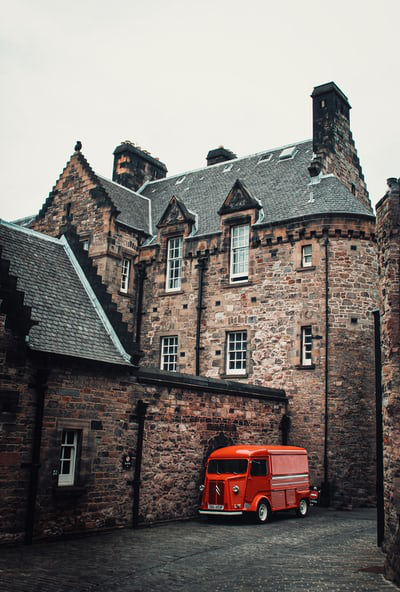
#> input picture image/img25.png, 400 x 592 px, found by its file name
$ jupyter execute --allow-errors LSB.ipynb   (shell and % lines are left out)
#> lines starting #> are read from the running program, lines starting #| are printed output that depends on the picture; long printed decimals are rounded
[cell 1]
# !pip install numpy opencv-python matplotlib scikit-image

[cell 2]
# Install jika belum:
# !pip install numpy opencv-python matplotlib scikit-image

import numpy as np
import cv2
import matplotlib.pyplot as plt
from skimage.metrics import structural_similarity as ssim
from PIL import Image
import random

# 1. Baca gambar sebagai grayscale
img = cv2.imread('img25.png', cv2.IMREAD_GRAYSCALE)
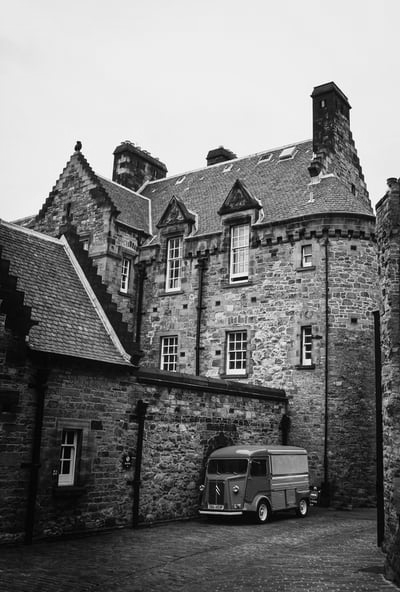
#> img: shape (592, 400); min 0, max 254, mean 121.3

# 2. Tampilkan citra asli dan histogram-nya
fig, ax = plt.subplots(1, 2, figsize=(12, 5))
ax[0].imshow(img, cmap='gray')
ax[0].set_title("Citra Asli")
ax[0].axis('off')
ax[1].hist(img.ravel(), bins=256, color='gray')
ax[1].set_title("Histogram Citra Asli")
ax[1].set_xlim([0, 255])
plt.tight_layout()
plt.show()
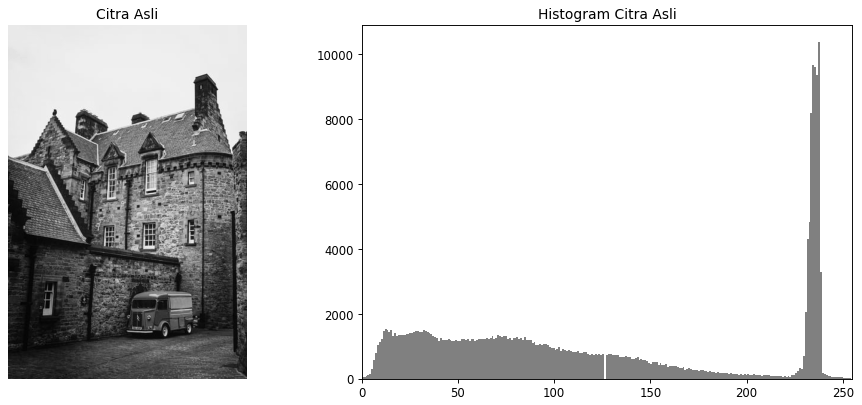
#> figure drawn by matplotlib, 2 panels; panel 2: tallest bar 10372 high, from x = 237.1 to 238.1

# 3. Persiapan penyisipan
height, width = img.shape
#> height = 592; width = 400
total_pixels = height * width
#> total_pixels = 236800
random_bits = np.random.choice([0, 1], total_pixels)

# 4. Lakukan embed 1 LSB
stego = img.copy()
flat_img = img.flatten()
for i in range(total_pixels):
    pixel_bin = np.binary_repr(flat_img[i], width=8)
    new_bin = pixel_bin[:-1] + str(random_bits[i])
    flat_img[i] = int(new_bin, 2)
#> this loop made 236800 passes
#> (pixel_bin, new_bin) on passes 1 to 3: ('11101000', '11101000'), ('11101000', '11101001'), ('11101000', '11101001')
stego = flat_img.reshape(img.shape)

# 5. Tampilkan citra stego dan histogram-nya
fig, ax = plt.subplots(1, 2, figsize=(12, 5))
ax[0].imshow(stego, cmap='gray')
ax[0].set_title("Citra Stego")
ax[0].axis('off')
ax[1].hist(stego.ravel(), bins=256, color='gray')
ax[1].set_title("Histogram Citra Stego")
ax[1].set_xlim([0, 255])
plt.tight_layout()
plt.show()
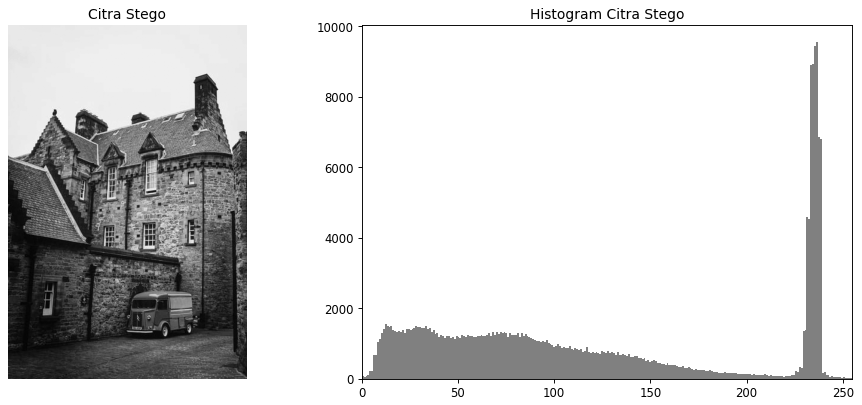
#> figure drawn by matplotlib, 2 panels; panel 2: tallest bar 9541 high, from x = 236.1 to 237.1

# 6. Hitung metrik PSNR, MSE, SSIM
mse = np.mean((img - stego) ** 2)
#> mse = 0.5
psnr = 10 * np.log10(255 ** 2 / mse)
#> psnr = 51.14
ssim_val = ssim(img, stego)
#> ssim_val = 0.998

print(f'PSNR: {psnr:.10f} dB')
#| PSNR: 51.145 dB
print(f'MSE: {mse:.10f}')
#| MSE: 0.4996
print(f'SSIM: {ssim_val:.10f}')
#| SSIM: 0.9976

# 7. Ekstraksi pesan
extracted_bits = []
flat_stego = stego.flatten()
for i in range(total_pixels):
    pixel_bin = np.binary_repr(flat_stego[i], width=8)
    extracted_bits.append(int(pixel_bin[-1]))
#> this loop made 236800 passes
#> pixel_bin on passes 1 to 3: '11101000', '11101001', '11101001'
#> after the loop, extracted_bits = 236800 items

# 8. Validasi keberhasilan ekstraksi
is_equal = np.array_equal(random_bits, extracted_bits)
#> is_equal = True
print("Pesan berhasil diekstraksi kembali:", is_equal)
#| Pesan berhasil diekstraksi kembali: True

[cell 3]
import os
import numpy as np
from PIL import Image
from torch_fidelity import calculate_metrics

# Pastikan folder output untuk referensi dan hasil stego ada
os.makedirs("ref1a", exist_ok=True)  # Folder citra asli
os.makedirs("ref1b", exist_ok=True)  # Folder citra stego

# Pastikan tipe data uint8
img_uint8 = np.uint8(img)
stego_uint8 = np.uint8(stego)

# Konversi grayscale ke RGB untuk keperluan FID
img_rgb = Image.fromarray(img_uint8).convert("RGB")
stego_rgb = Image.fromarray(stego_uint8).convert("RGB")

# Simpan sebagai file PNG
img_rgb.save("ref1a/img.png")
stego_rgb.save("ref1b/img.png")

# Hitung metrik FID
#> (the rest of this cell did not finish here and is left out)

[cell 4]
import numpy as np
import cv2
import matplotlib.pyplot as plt
from skimage.metrics import structural_similarity as ssim

# Baca gambar grayscale
img = cv2.imread('img25.png', cv2.IMREAD_GRAYSCALE)

# Tampilkan citra asli + histogram berdampingan
fig, ax = plt.subplots(1, 2, figsize=(12, 5))
ax[0].imshow(img, cmap='gray')
ax[0].set_title("Citra Asli")
ax[0].axis('off')
ax[1].hist(img.ravel(), bins=256, color='gray')
ax[1].set_title("Histogram Citra Asli")
ax[1].set_xlim([0, 255])
plt.tight_layout()
plt.show()

# Persiapan data
height, width = img.shape
total_pixels = height * width
total_bits = total_pixels * 2  # karena 2 LSB per piksel
#> total_bits = 473600
random_bits = np.random.choice([0, 1], total_bits)

# Proses penyisipan 2 LSB
stego = img.copy().flatten()
for i in range(total_pixels):
    original_bin = np.binary_repr(stego[i], width=8)
    bit1 = str(random_bits[2 * i])
    bit2 = str(random_bits[2 * i + 1])
    new_bin = original_bin[:-2] + bit1 + bit2
    stego[i] = int(new_bin, 2)
#> this loop made 236800 passes
#> (original_bin, new_bin) on passes 1 to 3: ('11101000', '11101010'), ('11101000', '11101000'), ('11101000', '11101011')
stego = stego.reshape(img.shape)

# Tampilkan citra stego + histogram berdampingan
fig, ax = plt.subplots(1, 2, figsize=(12, 5))
ax[0].imshow(stego, cmap='gray')
ax[0].set_title("Citra Stego (2 LSB)")
ax[0].axis('off')
ax[1].hist(stego.ravel(), bins=256, color='gray')
ax[1].set_title("Histogram Citra Stego")
ax[1].set_xlim([0, 255])
plt.tight_layout()
plt.show()
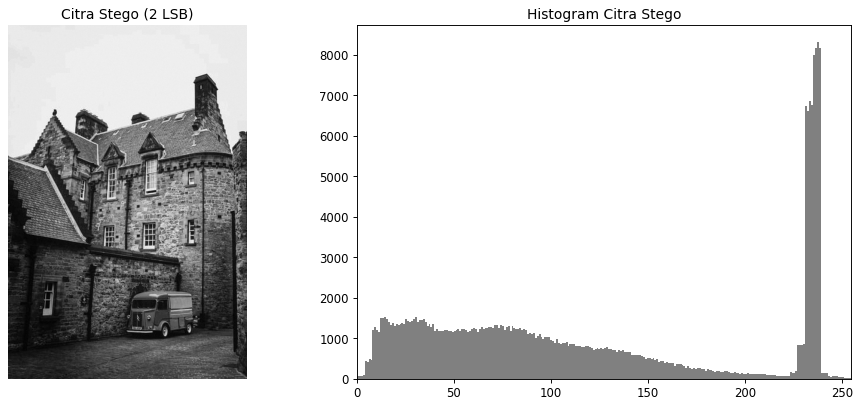
#> figure drawn by matplotlib, 2 panels; panel 2: tallest bar 8303 high, from x = 237.1 to 238.1

# Hitung metrik
mse = np.mean((img - stego) ** 2)
#> mse = 2.48
psnr = 10 * np.log10(255 ** 2 / mse)
#> psnr = 44.18
ssim_val = ssim(img, stego)
#> ssim_val = 0.989

print(f'PSNR: {psnr:.10f} dB')
#| PSNR: 44.179 dB
print(f'MSE: {mse:.10f}')
#| MSE: 2.484
print(f'SSIM: {ssim_val:.10f}')
#| SSIM: 0.9891

# Ekstraksi pesan dari 2 LSB
extracted_bits = []
flat_stego = stego.flatten()
for i in range(total_pixels):
    stego_bin = np.binary_repr(flat_stego[i], width=8)
    extracted_bits.append(int(stego_bin[-2]))  # LSB kedua
    extracted_bits.append(int(stego_bin[-1]))  # LSB pertama
#> this loop made 236800 passes
#> stego_bin on passes 1 to 3: '11101010', '11101000', '11101011'
#> after the loop, extracted_bits = 473600 items

# Validasi
is_equal = np.array_equal(random_bits, extracted_bits)
print("Pesan berhasil diekstraksi kembali:", is_equal)
#| Pesan berhasil diekstraksi kembali: True

[cell 5]
import os
import numpy as np
from PIL import Image
from torch_fidelity import calculate_metrics

# Pastikan folder output untuk referensi dan hasil stego ada
os.makedirs("ref2a", exist_ok=True)  # Folder citra asli
os.makedirs("ref2b", exist_ok=True)  # Folder citra stego

# Pastikan tipe data uint8
img_uint8 = np.uint8(img)
stego_uint8 = np.uint8(stego)

# Konversi grayscale ke RGB untuk keperluan FID
img_rgb = Image.fromarray(img_uint8).convert("RGB")
stego_rgb = Image.fromarray(stego_uint8).convert("RGB")

# Simpan sebagai file PNG
img_rgb.save("ref2a/img.png")
stego_rgb.save("ref2b/img.png")

# Hitung metrik FID
#> (the rest of this cell did not finish here and is left out)

[cell 6]
import numpy as np
import cv2
import matplotlib.pyplot as plt
from skimage.metrics import structural_similarity as ssim

# Baca gambar grayscale
img = cv2.imread('img25.png', cv2.IMREAD_GRAYSCALE)

# Tampilkan citra asli dan histogram-nya berdampingan
fig, ax = plt.subplots(1, 2, figsize=(12, 5))
ax[0].imshow(img, cmap='gray')
ax[0].set_title("Citra Asli")
ax[0].axis('off')
ax[1].hist(img.ravel(), bins=256, color='gray')
ax[1].set_title("Histogram Citra Asli")
ax[1].set_xlim([0, 255])
plt.tight_layout()
plt.show()

# Persiapan embedding
height, width = img.shape
total_pixels = height * width
total_bits = total_pixels * 3  # karena 3 bit per piksel
#> total_bits = 710400
random_bits = np.random.choice([0, 1], total_bits)

# Proses penyisipan 3 LSB
stego = img.copy().flatten()
for i in range(total_pixels):
    original_bin = np.binary_repr(stego[i], width=8)
    b1 = str(random_bits[3 * i])
    b2 = str(random_bits[3 * i + 1])
    b3 = str(random_bits[3 * i + 2])
    new_bin = original_bin[:-3] + b1 + b2 + b3
    stego[i] = int(new_bin, 2)
#> this loop made 236800 passes
#> (original_bin, new_bin) on passes 1 to 3: ('11101000', '11101111'), ('11101000', '11101111'), ('11101000', '11101101')
stego = stego.reshape(img.shape)

# Tampilkan citra stego dan histogram-nya berdampingan
fig, ax = plt.subplots(1, 2, figsize=(12, 5))
ax[0].imshow(stego, cmap='gray')
ax[0].set_title("Citra Stego (3 LSB)")
ax[0].axis('off')
ax[1].hist(stego.ravel(), bins=256, color='gray')
ax[1].set_title("Histogram Citra Stego")
ax[1].set_xlim([0, 255])
plt.tight_layout()
plt.show()
#> figure, not shown here; panel 2: tallest bar 7580 high, from x = 233.1 to 234.1

# Hitung metrik evaluasi
mse = np.mean((img - stego) ** 2)
psnr = 10 * np.log10(255 ** 2 / mse)
ssim_val = ssim(img, stego)

print(f'PSNR: {psnr:.10f} dB')
#| PSNR: 38.031 dB
print(f'MSE: {mse:.10f}')
#| MSE: 10.234
print(f'SSIM: {ssim_val:.10f}')
#| SSIM: 0.9605

# Ekstraksi pesan dari 3 LSB
extracted_bits = []
flat_stego = stego.flatten()
for i in range(total_pixels):
    stego_bin = np.binary_repr(flat_stego[i], width=8)
    extracted_bits.append(int(stego_bin[-3]))  # bit ke-6 (LSB ke-3)
    extracted_bits.append(int(stego_bin[-2]))  # bit ke-7 (LSB ke-2)
    extracted_bits.append(int(stego_bin[-1]))  # bit ke-8 (LSB ke-1)

# Validasi apakah pesan berhasil diekstraksi
is_equal = np.array_equal(random_bits, extracted_bits)
print("Pesan berhasil diekstraksi kembali:", is_equal)
#| Pesan berhasil diekstraksi kembali: True

[cell 7]
import os
import numpy as np
from PIL import Image
from torch_fidelity import calculate_metrics

# Pastikan folder output untuk referensi dan hasil stego ada
os.makedirs("ref3a", exist_ok=True)  # Folder citra asli
os.makedirs("ref3b", exist_ok=True)  # Folder citra stego

# Pastikan tipe data uint8
img_uint8 = np.uint8(img)
stego_uint8 = np.uint8(stego)

# Konversi grayscale ke RGB untuk keperluan FID
img_rgb = Image.fromarray(img_uint8).convert("RGB")
stego_rgb = Image.fromarray(stego_uint8).convert("RGB")

# Simpan sebagai file PNG
img_rgb.save("ref3a/img.png")
stego_rgb.save("ref3b/img.png")

# Hitung metrik FID
#> (the rest of this cell did not finish here and is left out)

$ run again, with image/img1.png copied over image/img25.png
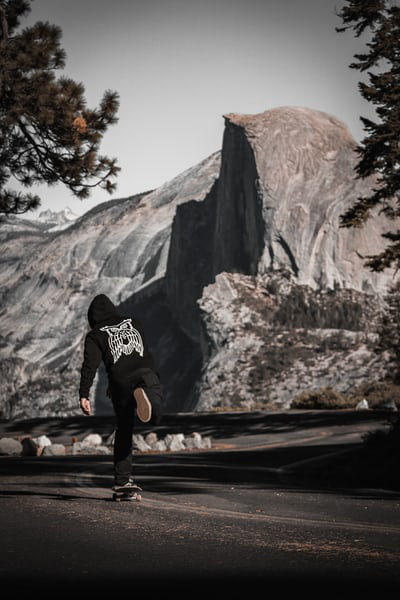
#> input picture image/img1.png, 400 x 600 px, found by its file name
#> the loop `for i in range(total_pixels):` made 240000 passes
#> (pixel_bin, new_bin) on passes 1 to 3: ('00001010', '00001010'), ('00001101', '00001101'), ('00010001', '00010001')
#> `mse = np.mean((img - stego) ** 2)`: mse = 0.499
#> `psnr = 10 * np.log10(255 ** 2 / mse)`: psnr = 51.15
#> `ssim_val = ssim(img, stego)`: ssim_val = 0.997
#| PSNR: 51.151 dB
#| MSE: 0.4989
#| SSIM: 0.9967
#> the loop `for i in range(total_pixels):` made 240000 passes
#> pixel_bin on passes 1 to 3: '00001010', '00001101', '00010001'
#> after the loop `for i in range(total_pixels):`: extracted_bits = 240000 items
#> is_equal = True
#| Pesan berhasil diekstraksi kembali: True
#> the loop `for i in range(total_pixels):` made 240000 passes
#> (original_bin, new_bin) on passes 1 to 3: ('00001010', '00001000'), ('00001101', '00001100'), ('00010001', '00010001')
#> `plt.show()`:
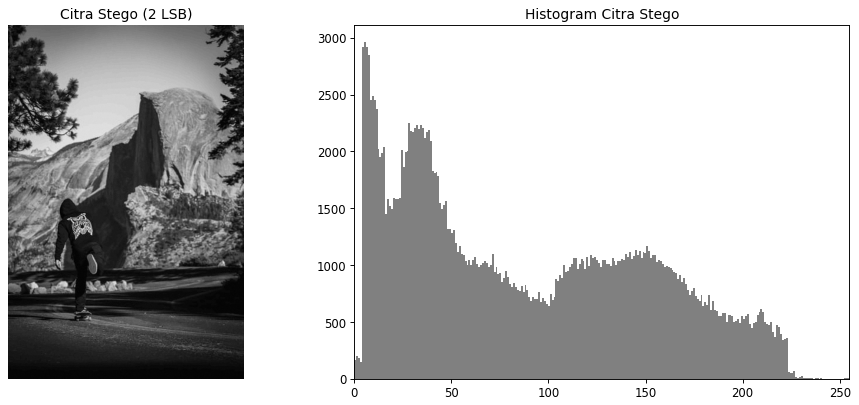
#> figure drawn by matplotlib, 2 panels; panel 2: tallest bar 2960 high, from x = 4.98 to 5.98
#> `mse = np.mean((img - stego) ** 2)`: mse = 2.51
#> `psnr = 10 * np.log10(255 ** 2 / mse)`: psnr = 44.14
#> `ssim_val = ssim(img, stego)`: ssim_val = 0.984
#| PSNR: 44.140 dB
#| MSE: 2.507
#| SSIM: 0.9841
#> the loop `for i in range(total_pixels):` made 240000 passes
#> stego_bin on passes 1 to 3: '00001000', '00001100', '00010001'
#> after the loop `for i in range(total_pixels):`: extracted_bits = 480000 items
#| Pesan berhasil diekstraksi kembali: True
#> the loop `for i in range(total_pixels):` made 240000 passes
#> (original_bin, new_bin) on passes 1 to 3: ('00001010', '00001000'), ('00001101', '00001101'), ('00010001', '00010101')
#> `plt.show()`:
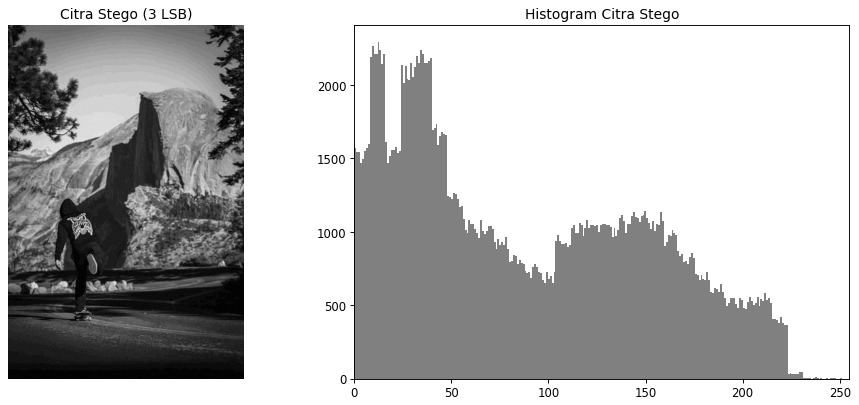
#> figure drawn by matplotlib, 2 panels; panel 2: tallest bar 2291 high, from x = 11.95 to 12.95
#| PSNR: 37.879 dB
#| MSE: 10.597
#| SSIM: 0.9392
#| Pesan berhasil diekstraksi kembali: True

$ run again, with image/img10.png copied over image/img25.png
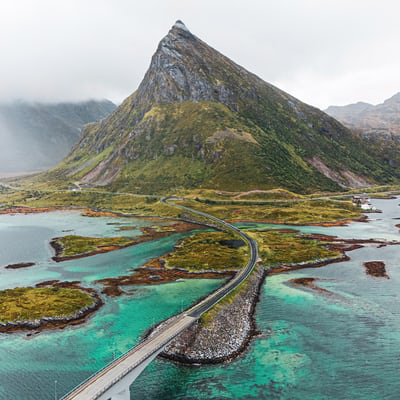
#> input picture image/img10.png, 400 x 400 px, found by its file name
#> `img = cv2.imread('img25.png', cv2.IMREAD_GRAYSCALE)`:
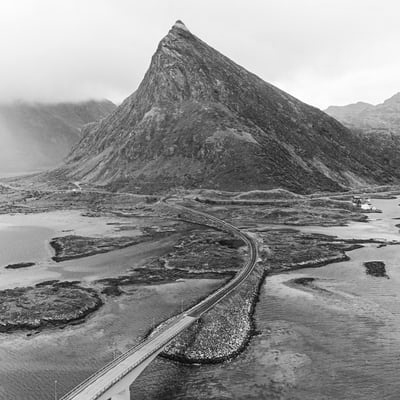
#> img: shape (400, 400); min 3, max 255, mean 142.3
#> the loop `for i in range(total_pixels):` made 160000 passes
#> (pixel_bin, new_bin) on passes 1 to 3: ('11111100', '11111100'), ('11111100', '11111101'), ('11111100', '11111101')
#> `mse = np.mean((img - stego) ** 2)`: mse = 0.501
#> `psnr = 10 * np.log10(255 ** 2 / mse)`: psnr = 51.13
#> `ssim_val = ssim(img, stego)`: ssim_val = 0.997
#| PSNR: 51.134 dB
#| MSE: 0.5008
#| SSIM: 0.9973
#> the loop `for i in range(total_pixels):` made 160000 passes
#> pixel_bin on passes 1 to 3: '11111100', '11111101', '11111101'
#> after the loop `for i in range(total_pixels):`: extracted_bits = 160000 items
#> is_equal = True
#| Pesan berhasil diekstraksi kembali: True
#> the loop `for i in range(total_pixels):` made 160000 passes
#> (original_bin, new_bin) on passes 1 to 3: ('11111100', '11111101'), ('11111100', '11111111'), ('11111100', '11111101')
#> `mse = np.mean((img - stego) ** 2)`: mse = 2.51
#> `psnr = 10 * np.log10(255 ** 2 / mse)`: psnr = 44.14
#> `ssim_val = ssim(img, stego)`: ssim_val = 0.987
#| PSNR: 44.137 dB
#| MSE: 2.508
#| SSIM: 0.9873
#> the loop `for i in range(total_pixels):` made 160000 passes
#> stego_bin on passes 1 to 3: '11111101', '11111111', '11111101'
#> after the loop `for i in range(total_pixels):`: extracted_bits = 320000 items
#| Pesan berhasil diekstraksi kembali: True
#> the loop `for i in range(total_pixels):` made 160000 passes
#> (original_bin, new_bin) on passes 1 to 3: ('11111100', '11111110'), ('11111100', '11111001'), ('11111100', '11111011')
#> `plt.show()`:
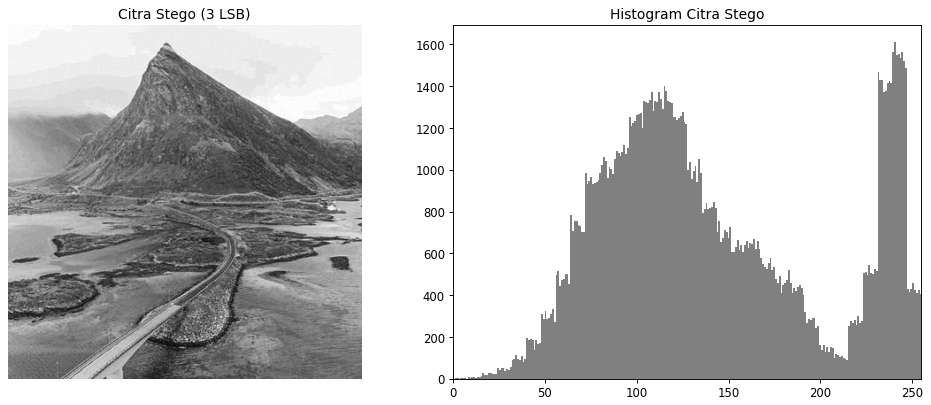
#> figure drawn by matplotlib, 2 panels; panel 2: tallest bar 1610 high, from x = 240.1 to 241.1
#| PSNR: 37.913 dB
#| MSE: 10.515
#| SSIM: 0.954
#| Pesan berhasil diekstraksi kembali: True

$ run again, with image/img11.png copied over image/img25.png
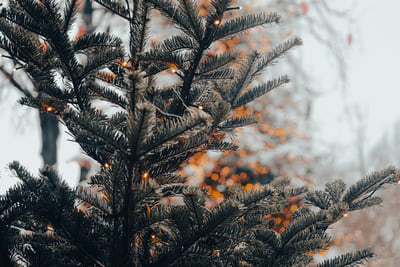
#> input picture image/img11.png, 400 x 267 px, found by its file name
#> the loop `for i in range(total_pixels):` made 106800 passes
#> (pixel_bin, new_bin) on passes 1 to 3: ('11010011', '11010010'), ('11010111', '11010111'), ('11000111', '11000111')
#> `mse = np.mean((img - stego) ** 2)`: mse = 0.502
#> `psnr = 10 * np.log10(255 ** 2 / mse)`: psnr = 51.12
#> `ssim_val = ssim(img, stego)`: ssim_val = 0.998
#| PSNR: 51.125 dB
#| MSE: 0.5019
#| SSIM: 0.9983
#> the loop `for i in range(total_pixels):` made 106800 passes
#> pixel_bin on passes 1 to 3: '11010010', '11010111', '11000111'
#> after the loop `for i in range(total_pixels):`: extracted_bits = 106800 items
#> is_equal = True
#| Pesan berhasil diekstraksi kembali: True
#> the loop `for i in range(total_pixels):` made 106800 passes
#> (original_bin, new_bin) on passes 1 to 3: ('11010011', '11010011'), ('11010111', '11010100'), ('11000111', '11000101')
#> `plt.show()`:
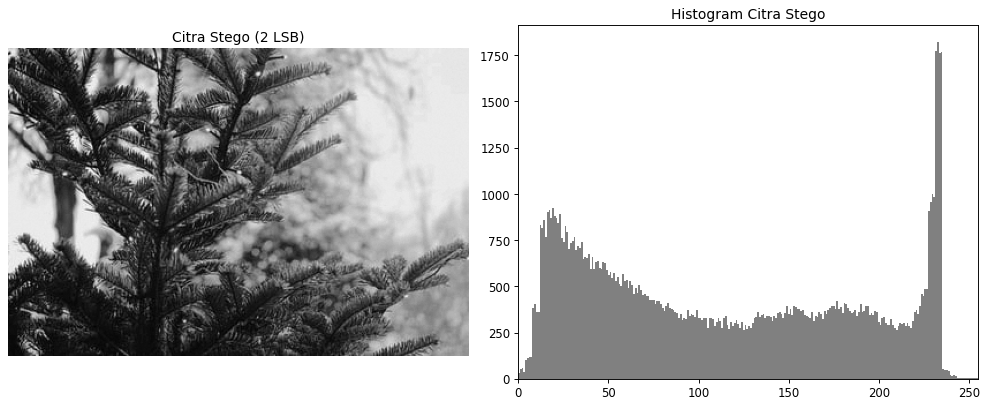
#> figure drawn by matplotlib, 2 panels; panel 2: tallest bar 1820 high, from x = 232.1 to 233.1
#> `mse = np.mean((img - stego) ** 2)`: mse = 2.47
#> `psnr = 10 * np.log10(255 ** 2 / mse)`: psnr = 44.2
#> `ssim_val = ssim(img, stego)`: ssim_val = 0.992
#| PSNR: 44.195 dB
#| MSE: 2.475
#| SSIM: 0.992
#> the loop `for i in range(total_pixels):` made 106800 passes
#> stego_bin on passes 1 to 3: '11010011', '11010100', '11000101'
#> after the loop `for i in range(total_pixels):`: extracted_bits = 213600 items
#| Pesan berhasil diekstraksi kembali: True
#> the loop `for i in range(total_pixels):` made 106800 passes
#> (original_bin, new_bin) on passes 1 to 3: ('11010011', '11010001'), ('11010111', '11010011'), ('11000111', '11000111')
#> `plt.show()`:
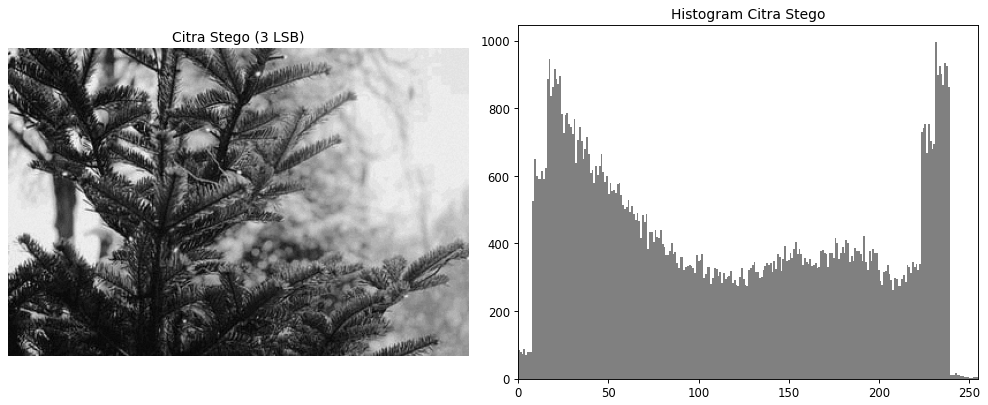
#> figure drawn by matplotlib, 2 panels; panel 2: tallest bar 995 high, from x = 231.1 to 232.1
#| PSNR: 37.845 dB
#| MSE: 10.681
#| SSIM: 0.9679
#| Pesan berhasil diekstraksi kembali: True
